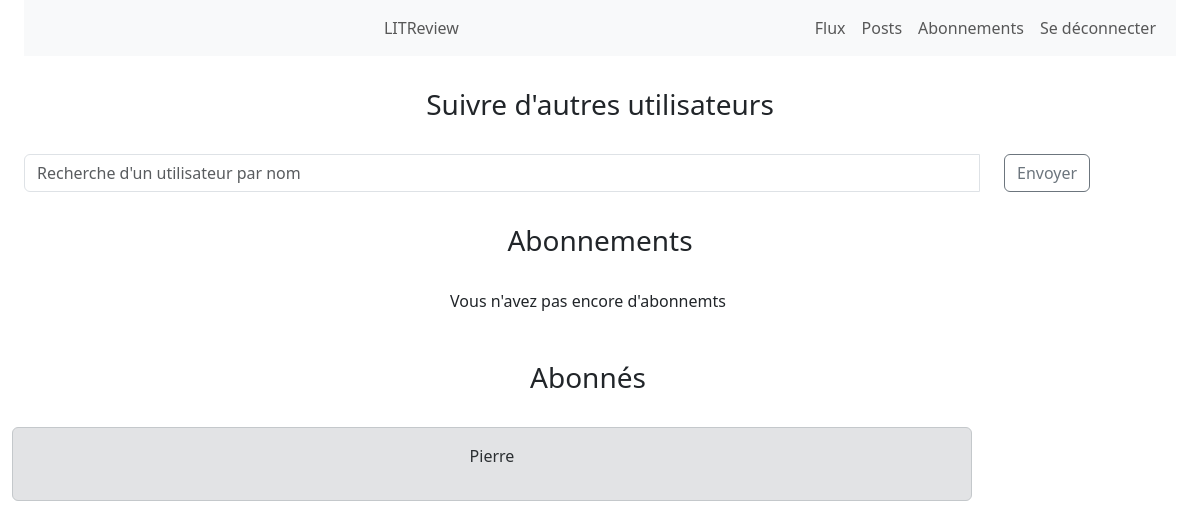
/subscribe-page/ (signed in), run on an earlier commit of the app's database.
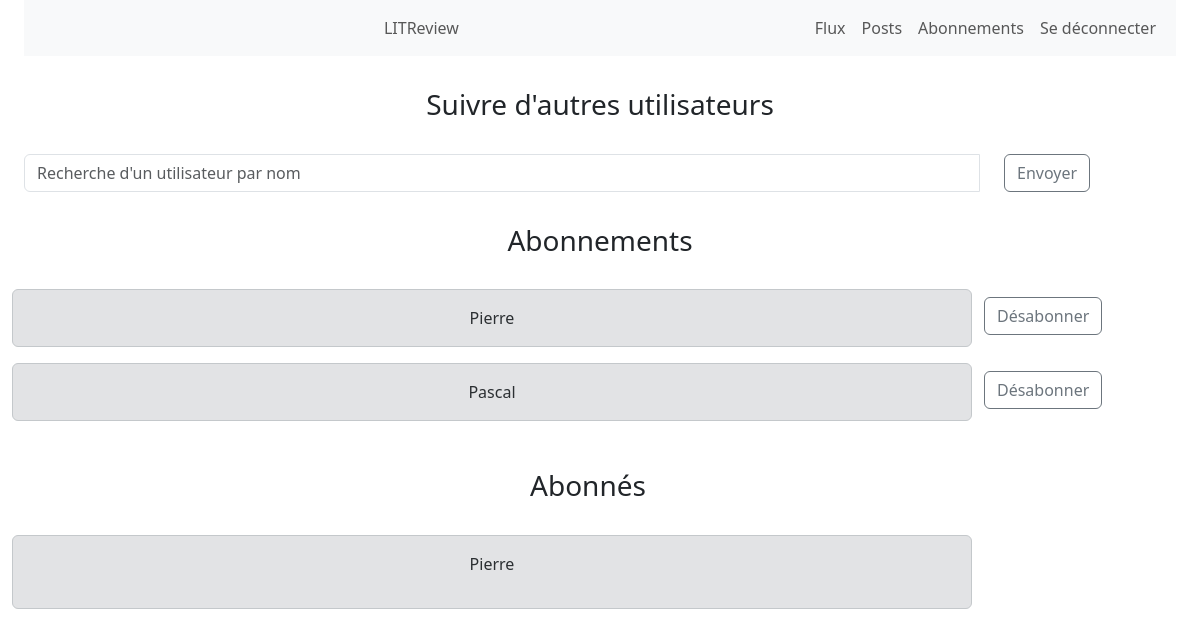
And on a later commit of the database.
### blog/models.py (models this page shows, shortened)
class UserFollows(models.Model):
    user = models.ForeignKey(settings.AUTH_USER_MODEL,
                             on_delete=models.CASCADE, related_name='user')
    followed_user = models.ForeignKey(settings.AUTH_USER_MODEL,
                                      on_delete=models.CASCADE, related_name='followed_user')
    class Meta:
        unique_together = ('user', 'followed_user', )

### authenticate/models.py (models this page shows)
class User(AbstractUser):
    pass

### blog/views.py (the view, shortened to what this page needs)
@login_required
def subscription_main_page(request):
    user = get_user_model()
    exist = User.objects.exclude(pk=request.user.id)
    following_user = models.UserFollows.objects.filter(
        user=request.user)
    followed_by_user = models.UserFollows.objects.filter(
        followed_user=request.user)
    message = None
    return render(request, "blog/subscription-page.html",
                  context={'following_user': following_user,
                           'followed_by_user': followed_by_user,
                           'exist': exist, 'message': message})

### blog/templates/blog/subscription-page.html (shortened to what this page needs)
{% extends 'base.html' %}
{% load crispy_forms_tags %}
{% block content %}
<div class="container-fluid">
    <h3 class="text-center p-3 my-3">Suivre d'autres utilisateurs</h3>
    {% include 'blog/subscribe.html' %}
</div>
<h3 class="text-center p-3 my-3">Abonnements</h3>
<div class='container-fluid row '>
    {% include 'blog/display-subscribers.html' %}
</div>
{% endblock content %}

### blog/templates/blog/display-subscribers.html (shortened to what this page needs)
{% for user_follows  in following_user %}
    <div class="alert alert-secondary col-lg-10">
        <div class=" text-center">
        {{user_follows.followed_user}}
        </div>
    </div>
    {% include 'blog/unsubscribe.html' %}
    {% endfor %}
    {% if not following_user%}
    <p class= "text-center">Vous n'avez pas encore d'abonnemts</p>
    {% endif %}
<h3 class="text-center p-3 my-3">Abonnés</h3>
{% for username in followed_by_user %}
    <div class="alert alert-secondary col-lg-10">
        <p class="text-center">{{username.user}}</p>
    </div>
{% endfor %}

### blog/templates/blog/unsubscribe.html (shortened to what this page needs)
    <div class="col-lg-2 mt-2">
        <form method="POST" action= "{% url 'unsubscribe' user_follows.id %}">
            <button type='submit'  class="btn btn-outline-secondary"  id="button-addon2">Désabonner</button>
        </form>
    </div>

What changed in the data, as far as the page shows it:
added UserFollows: followed_user "Pierre", shown under "Abonnements"
added UserFollows: followed_user "Pascal", shown under "Abonnements"
Also different on the page:
text no longer shown: "Vous n'avez pas encore d'abonnemts"
